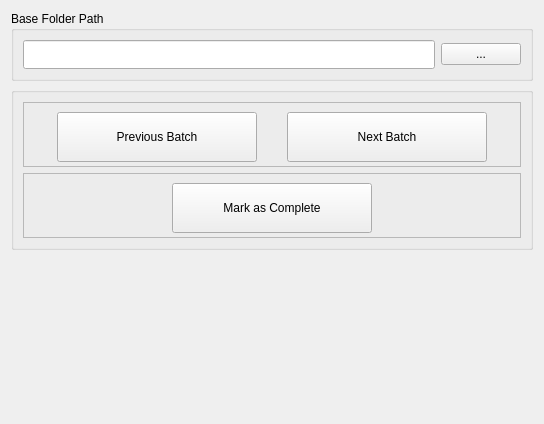
<?xml version="1.0" encoding="UTF-8"?>
<ui version="4.0">
 <class>MainWindow</class>
 <widget class="QWidget" name="MainWindow">
  <property name="geometry">
   <rect>
    <x>0</x>
    <y>0</y>
    <width>544</width>
    <height>424</height>
   </rect>
  </property>
  <layout class="QGridLayout" name="gridLayout_9">
   <item row="0" column="0" colspan="2">
    <widget class="QGroupBox" name="groupBox">
     <property name="maximumSize">
      <size>
       <width>16777215</width>
       <height>70</height>
      </size>
     </property>
     <property name="title">
      <string>Base Folder Path</string>
     </property>
     <layout class="QGridLayout" name="gridLayout">
      <item row="0" column="0">
       <widget class="QLineEdit" name="_folder_line_edit">
        <property name="sizePolicy">
         <sizepolicy hsizetype="Expanding" vsizetype="Expanding">
          <horstretch>0</horstretch>
          <verstretch>0</verstretch>
         </sizepolicy>
        </property>
        <property name="readOnly">
         <bool>true</bool>
        </property>
       </widget>
      </item>
      <item row="0" column="1">
       <widget class="QPushButton" name="_browse_folder_btn">
        <property name="sizePolicy">
         <sizepolicy hsizetype="Fixed" vsizetype="Fixed">
          <horstretch>0</horstretch>
          <verstretch>0</verstretch>
         </sizepolicy>
        </property>
        <property name="text">
         <string>...</string>
        </property>
       </widget>
      </item>
     </layout>
    </widget>
   </item>
   <item row="1" column="0" colspan="2" alignment="Qt::AlignTop">
    <widget class="QGroupBox" name="groupBox">
     <property name="enabled">
      <bool>true</bool>
     </property>
     <property name="minimumSize">
      <size>
       <width>0</width>
       <height>0</height>
      </size>
     </property>
     <layout class="QVBoxLayout" name="verticalLayout_2">
      <item>
       <widget class="QFrame" name="frame">
        <property name="sizePolicy">
         <sizepolicy hsizetype="Preferred" vsizetype="Expanding">
          <horstretch>0</horstretch>
          <verstretch>0</verstretch>
         </sizepolicy>
        </property>
        <property name="maximumSize">
         <size>
          <width>16777215</width>
          <height>65</height>
         </size>
        </property>
        <property name="frameShape">
         <enum>QFrame::StyledPanel</enum>
        </property>
        <property name="frameShadow">
         <enum>QFrame::Raised</enum>
        </property>
        <layout class="QHBoxLayout" name="horizontalLayout_3">
         <item>
          <widget class="QPushButton" name="_prev_batch_btn">
           <property name="enabled">
            <bool>true</bool>
           </property>
           <property name="sizePolicy">
            <sizepolicy hsizetype="Minimum" vsizetype="Fixed">
             <horstretch>0</horstretch>
             <verstretch>0</verstretch>
            </sizepolicy>
           </property>
           <property name="minimumSize">
            <size>
             <width>200</width>
             <height>50</height>
            </size>
           </property>
           <property name="maximumSize">
            <size>
             <width>200</width>
             <height>50</height>
            </size>
           </property>
           <property name="text">
            <string>Previous Batch</string>
           </property>
          </widget>
         </item>
         <item>
          <widget class="QPushButton" name="_next_batch_btn">
           <property name="enabled">
            <bool>true</bool>
           </property>
           <property name="minimumSize">
            <size>
             <width>200</width>
             <height>50</height>
            </size>
           </property>
           <property name="maximumSize">
            <size>
             <width>200</width>
             <height>50</height>
            </size>
           </property>
           <property name="text">
            <string>Next Batch</string>
           </property>
          </widget>
         </item>
        </layout>
       </widget>
      </item>
      <item>
       <widget class="QFrame" name="frame_2">
        <property name="maximumSize">
         <size>
          <width>16777215</width>
          <height>65</height>
         </size>
        </property>
        <property name="frameShape">
         <enum>QFrame::StyledPanel</enum>
        </property>
        <property name="frameShadow">
         <enum>QFrame::Raised</enum>
        </property>
        <layout class="QGridLayout" name="gridLayout_2">
         <item row="0" column="0">
          <widget class="QPushButton" name="_mark_complete_btn">
           <property name="enabled">
            <bool>true</bool>
           </property>
           <property name="sizePolicy">
            <sizepolicy hsizetype="Minimum" vsizetype="Fixed">
             <horstretch>0</horstretch>
             <verstretch>0</verstretch>
            </sizepolicy>
           </property>
           <property name="minimumSize">
            <size>
             <width>200</width>
             <height>50</height>
            </size>
           </property>
           <property name="maximumSize">
            <size>
             <width>200</width>
             <height>50</height>
            </size>
           </property>
           <property name="text">
            <string>Mark as Complete</string>
           </property>
          </widget>
         </item>
        </layout>
       </widget>
      </item>
     </layout>
    </widget>
   </item>
  </layout>
 </widget>
 <resources/>
 <connections/>
</ui>
